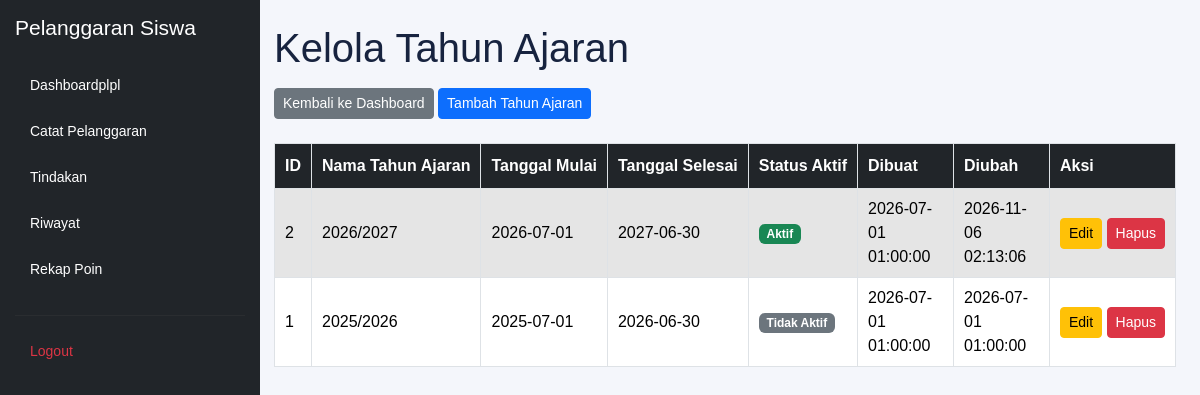
/kelola_tahun_ajaran.php (signed in), run on the app's committed database.
### tables this page shows
CREATE TABLE `t_tahun_ajaran` (
  `id` int(11) NOT NULL,
  `nama` varchar(20) DEFAULT NULL,
  `tanggal_mulai` date NOT NULL,
  `tanggal_selesai` date NOT NULL,
  `status_aktif` tinyint(1) NOT NULL,
  `created_at` timestamp NOT NULL DEFAULT current_timestamp(),
  `updated_at` timestamp NOT NULL DEFAULT current_timestamp()
);

### kelola_tahun_ajaran.php (the view, shortened to what this page needs)
<?php
include 'config/koneksi.php';
$sql = "SELECT * FROM t_tahun_ajaran ORDER BY tanggal_mulai DESC";
$hasil = mysqli_query($koneksi, $sql);
?>
<!DOCTYPE html>
<html lang="id">
<head>
    <link href="https://cdn.jsdelivr.net/npm/bootstrap@5.3.8/dist/css/bootstrap.min.css"
          rel="stylesheet">
    <link href="https://cdn.datatables.net/2.3.2/css/dataTables.dataTables.min.css"
          rel="stylesheet">
    <link rel="stylesheet" href="layout/style.css">
</head>
<body>
<div class="layout-wrapper">
    <aside class="layout-sidebar">
        <?php include 'layout/sidebar.php'; ?>
    </aside>
    <main class="layout-content">
        <h1 class="mb-3">Kelola Tahun Ajaran</h1>
        <div class="mb-4">
            <a href="dashboard.php" class="btn btn-secondary btn-sm">
                Kembali ke Dashboard
            </a>
            <a href="tambah_tahun_ajaran.php" class="btn btn-primary btn-sm">
                Tambah Tahun Ajaran
            </a>
        </div>
        <div class="table-responsive">
            <table id="tabelTahunAjaran"
                   class="table table-striped table-bordered table-hover align-middle">
                <thead>
                    <tr>
                        <th>ID</th>
                        <th>Nama Tahun Ajaran</th>
                        <th>Tanggal Mulai</th>
                        <th>Tanggal Selesai</th>
                        <th>Status Aktif</th>
                        <th>Dibuat</th>
                        <th>Diubah</th>
                        <th>Aksi</th>
                    </tr>
                </thead>
                <tbody>
                    <?php while ($row = mysqli_fetch_assoc($hasil)) { ?>
                        <tr>
                            <td>
                                <?= htmlspecialchars($row['id']) ?>
                            </td>
                            <td>
                                <?= htmlspecialchars($row['nama']) ?>
                            </td>
                            <td>
                                <?= htmlspecialchars($row['tanggal_mulai']) ?>
                            </td>
                            <td>
                                <?= htmlspecialchars($row['tanggal_selesai']) ?>
                            </td>
                            <td>
                                <?php if ($row['status_aktif'] == 1) { ?>
                                    <span class="badge bg-success">Aktif</span>
                                <?php } else { ?>
                                    <span class="badge bg-secondary">Tidak Aktif</span>
                                <?php } ?>
                            </td>
                            <td>
                                <?= htmlspecialchars($row['created_at'] ?? '-') ?>
                            </td>
                            <td>
                                <?= htmlspecialchars($row['updated_at'] ?? '-') ?>
                            </td>
                            <td class="text-nowrap">
                                <a href="edit_tahun_ajaran.php?id=<?= urlencode($row['id']) ?>"
                                   class="btn btn-warning btn-sm">
                                    Edit
                                </a>
                                <a href="hapus_tahun_ajaran.php?id=<?= urlencode($row['id']) ?>"
                                   class="btn btn-danger btn-sm"
                                   onclick="return confirm('Yakin ingin menghapus tahun ajaran ini?');">
                                    Hapus
                                </a>
                            </td>
                        </tr>
                    <?php } ?>
                </tbody>
            </table>
        </div>
    </main>
</div>
</body>
</html>

### layout/style.css (style rules this page uses)
:root { --primary: #3659d9; --navy: #17233f; --background: #f4f6fb; --text-muted: #778198; --border: #e8ecf4; }
* { box-sizing: border-box; }
body { margin: 0; font-family: 'Poppins', sans-serif; background: var(--background); color: var(--navy); }

### kelola_tahun_ajaran.php (style rules this page uses)
html, body { margin: 0; padding: 0; min-height: 100%; }
.layout-wrapper { display: flex; flex-direction: row; align-items: stretch; width: 100%; min-height: 100vh; }
.layout-sidebar { flex: 0 0 250px; width: 250px; min-width: 250px; min-height: 100vh; background-color: #212529; }
.layout-content { flex: 1 1 0; min-width: 0; padding: 24px; }
.table-responsive { width: 100%; overflow-x: auto; }
#tabelTahunAjaran { width: 100% !important; border-collapse: collapse !important; background-color: #fff; }
#tabelTahunAjaran thead th { background-color: #212529 !important; color: #fff !important; font-weight: bold; border: 1px solid #dee2e6 !important; padding: 10px; white-space: nowrap; }
#tabelTahunAjaran tbody td { border: 1px solid #dee2e6 !important; padding: 8px 10px; vertical-align: middle; }
#tabelTahunAjaran tbody tr:nth-child(odd) td { background-color: #f1f1f1; }
#tabelTahunAjaran tbody tr:nth-child(even) td { background-color: #fff; }
#tabelTahunAjaran .btn-warning { background-color: #ffc107; border-color: #ffc107; color: #000; }
#tabelTahunAjaran .btn-danger { background-color: #dc3545; border-color: #dc3545; color: #fff; }
#tabelTahunAjaran .btn { white-space: nowrap; }

### data on the page
t_tahun_ajaran: id "2", nama "2026/2027", tanggal_mulai "2026-07-01", tanggal_selesai "2027-06-30", status_aktif "Aktif", created_at "2026-07-01 01:00:00", updated_at "2026-11-06 02:13:06"
t_tahun_ajaran: id "1", nama "2025/2026", tanggal_mulai "2025-07-01", tanggal_selesai "2026-06-30", status_aktif "Tidak Aktif", created_at "2026-07-01 01:00:00", updated_at "2026-07-01 01:00:00"
